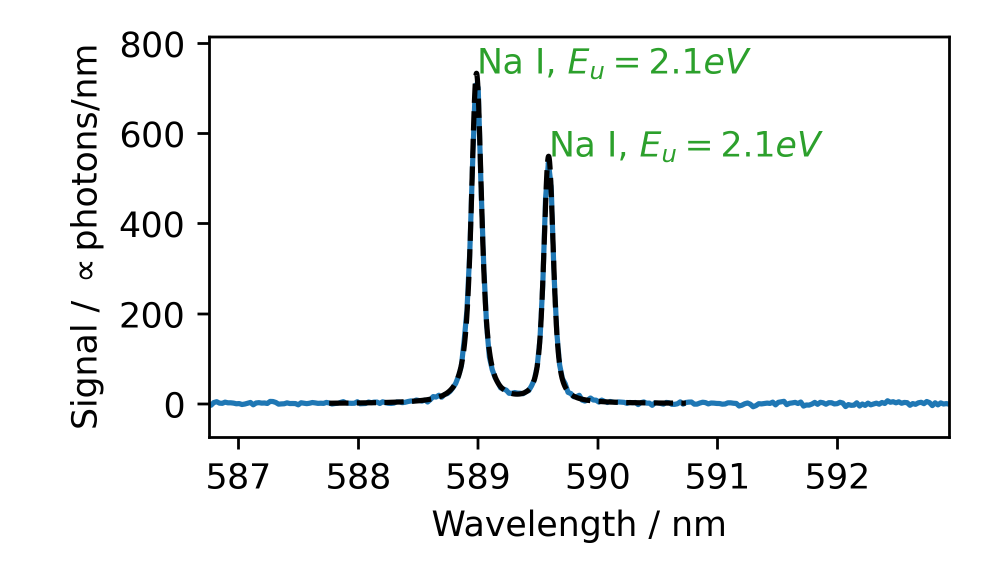
#> input picture data/experimental/hansen_thesis/fig445_NaD_panel.png, 1973 x 1166 px (shown at 1/2 size)
$ python digitize_hansen_naD.py
#> lines starting #> are read from the running program, lines starting #| are printed output that depends on the picture; after the words box and inside, x2 and y2 are one past the last pixel; in counts of white or black regions, pixels touching at a corner belong together
#> (the call stopped at in extract_panel, `doc = fitz.open(PDF)`: fitz is not available in this run)
"""
Extract the measured Na I D-doublet spectrum from Hansen's thesis figure.

Source (in-repo PDF):
    P. B. Hansen, PhD thesis, "Laser-Induced Breakdown Spectroscopy
    Under Martian Conditions", docs/Literature/
    hansen_peder-LIBS_martian_conditions.pdf — Figure 4.4.5 (thesis
    p. 78 / PDF p. 92), bottom-left panel: Na I D2/D1 with Voigt fit.
    Carbonate pellet (CaCO3+MgCO3+MnCO3+Na2CO3, Na 12.68 at%),
    simulated Martian atmosphere (0.7 kPa, mainly CO2; thesis p. 20),
    delay 500 ns, gate (integration) 50 ns, 35 mJ, 30 accumulated
    shots; LTB Aryelle Butterfly echelle + Andor iStar ICCD, 50x50 um2
    entrance slit, FWHM_instr = 0.065 nm at 656.3 nm (Sec. 4.4.2).

Method (programmatic WebPlotDigitizer equivalent):
    The panel is embedded in the PDF as a 1973x1166 PNG (xref 1806).
    Axes spines are located as the longest black pixel runs; tick marks
    just outside the spines are calibrated against the printed labels
    (x: 587..592 nm, y: 0..800). Per pixel column the curve's vertical
    stroke span is the union of data-curve pixels (matplotlib C0 blue)
    and the overlaid dashed Voigt-fit pixels (black, in-axes); the
    dashed fit coincides with the data to within the line width where
    it occludes it. The path estimate is the span midpoint, corrected
    to stroke-top/bottom minus half a line width around the two apexes
    and the inter-peak valley, where flank stroke bleed-in biases a
    midpoint. Axis-calibration linearity residual < 0.002 nm.

Outputs:
    data/experimental/hansen_thesis/sodium_d_lines_hansen_500ns.csv
    data/experimental/hansen_thesis/fig445_NaD_panel.png  (source panel)
    examples/output/hansen_na_500ns/digitization_qc.png   (QC overlay)

Run:  python examples/digitize_hansen_naD.py
"""
from __future__ import annotations

from pathlib import Path

import matplotlib

matplotlib.use("Agg")
import matplotlib.image as mpimg
import matplotlib.pyplot as plt
import numpy as np

REPO = Path(__file__).resolve().parents[1]
PDF = REPO / "docs" / "Literature" / "hansen_peder-LIBS_martian_conditions.pdf"
PANEL_XREF = 1806  # bottom-left panel image of Fig. 4.4.5 (PDF p. 92)
DATA_DIR = REPO / "data" / "experimental" / "hansen_thesis"
PANEL_PNG = DATA_DIR / "fig445_NaD_panel.png"
OUT_CSV = DATA_DIR / "sodium_d_lines_hansen_500ns.csv"
QC_PNG = (
    REPO / "examples" / "output" / "hansen_na_500ns" / "digitization_qc.png"
)

X_TICK_NM = np.array([587.0, 588.0, 589.0, 590.0, 591.0, 592.0])
Y_TICK_SIG = np.array([800.0, 600.0, 400.0, 200.0, 0.0])  # top -> bottom
C0_BLUE = np.array([0x1F, 0x77, 0xB4]) / 255.0  # matplotlib default C0
MARGIN = 6  # px kept clear of the spines (spine stroke + antialiasing)


def extract_panel() -> None:
    import fitz  # PyMuPDF

    doc = fitz.open(PDF)
    info = doc.extract_image(PANEL_XREF)
    PANEL_PNG.parent.mkdir(parents=True, exist_ok=True)
    PANEL_PNG.write_bytes(info["image"])
    print(f"extracted panel: {PANEL_PNG} ({info['width']}x{info['height']})")


def longest_run(mask_1d: np.ndarray) -> int:
    best = cur = 0
    for v in mask_1d:
        cur = cur + 1 if v else 0
        best = max(best, cur)
    return best


def cluster_centers(indices: np.ndarray) -> list[float]:
    out: list[float] = []
    start = prev = None
    for i in indices:
        if prev is None or i - prev > 3:
            if start is not None:
                out.append((start + prev) / 2.0)
            start = i
        prev = i
    if start is not None:
        out.append((start + prev) / 2.0)
    return out


def digitize() -> None:
    img = mpimg.imread(PANEL_PNG)
#> img is the input picture: shape (1166, 1973, 3) float32; mean R, G, B 0.95, 0.956, 0.955
    if img.shape[2] == 4:  # composite any alpha over white
        alpha = img[:, :, 3:4]
        img = img[:, :, :3] * alpha + (1 - alpha)
    height, width, _ = img.shape
#> height = 1166; width = 1973

    red, green, blue_ch = img[:, :, 0], img[:, :, 1], img[:, :, 2]
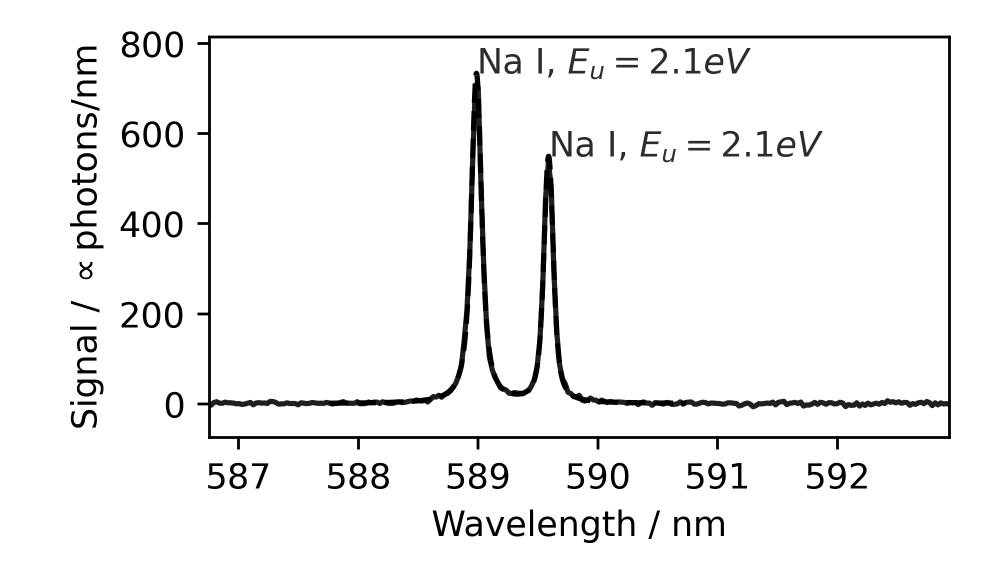
#> red: shape (1166, 1973) float32 (shown at 1/2 size); min 0, max 1, mean 0.95
    black = (red < 0.35) & (green < 0.35) & (blue_ch < 0.35)
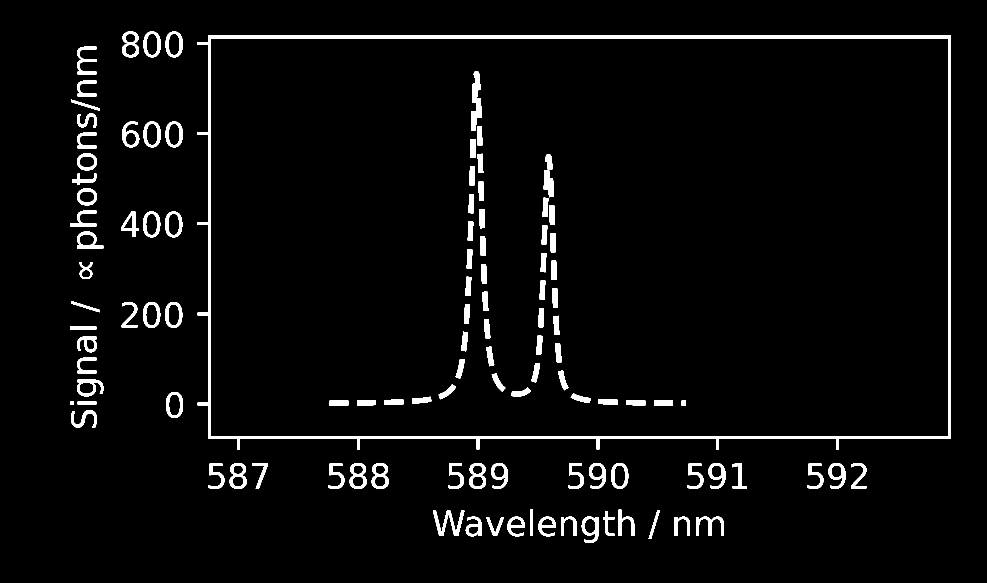
#> black: shape (1166, 1973) bool (shown at 1/2 size); 3.8% white; 111 white regions, largest, box (x1, y1, x2, y2) and area: (395, 71, 1902, 899) 28758, (942, 142, 963, 261) 1504, (866, 1021, 929, 1072) 1170

    col_runs = np.array([longest_run(black[:, x]) for x in range(width)])
    row_runs = np.array([longest_run(black[y, :]) for y in range(height)])
    left, right = np.where(col_runs > 0.55 * height)[0][[0, -1]]
    top, bottom = np.where(row_runs > 0.55 * width)[0][[0, -1]]

    xt = cluster_centers(np.where(black[bottom + 8, left:right + 1])[0] + left)
#> the loop in cluster_centers, `for i in indices:` made 36 passes
#> i on passes 1 to 12: 474, 475, 476, 477, 478, 479, 714, 715, 716, 717, 718, 719
    yt = cluster_centers(np.where(black[top:bottom + 1, left - 8])[0] + top)
#> the loop in cluster_centers (call 2), `for i in indices:` made 30 passes
#> i on passes 1 to 12: 84, 85, 86, 87, 88, 89, 264, 265, 266, 267, 268, 269
    if len(xt) != len(X_TICK_NM) or len(yt) != len(Y_TICK_SIG):
        raise RuntimeError(
            f"tick detection failed: {len(xt)} x ticks, {len(yt)} y ticks"
        )
    cal_x = np.polyfit(xt, X_TICK_NM, 1)
    cal_y = np.polyfit(yt, Y_TICK_SIG, 1)
    res_x = float(np.max(np.abs(np.polyval(cal_x, xt) - X_TICK_NM)))
    print(f"axis calibration residual: {res_x * 1e3:.1f} pm (x)")
#| axis calibration residual: 1.3 pm (x)

    is_blue = (
        np.sqrt(((img - C0_BLUE.reshape(1, 1, 3)) ** 2).sum(axis=2)) < 0.30
    )
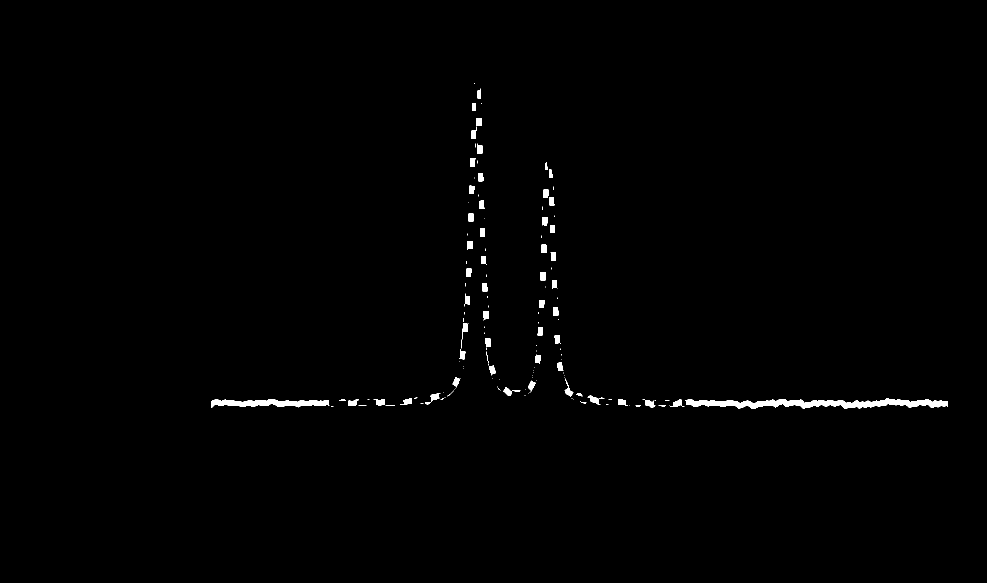
#> is_blue: shape (1166, 1973) bool (shown at 1/2 size); 0.74% white; 139 white regions (80 under 20 px), largest, box (x1, y1, x2, y2) and area: (1370, 797, 1896, 818) 5825, (422, 798, 659, 815) 2482, (850, 786, 881, 809) 226
    inner = np.zeros_like(is_blue)
    inner[top + MARGIN:bottom - MARGIN + 1, left + MARGIN:right - MARGIN + 1] = True
    is_blue &= inner
    black_in = black & inner
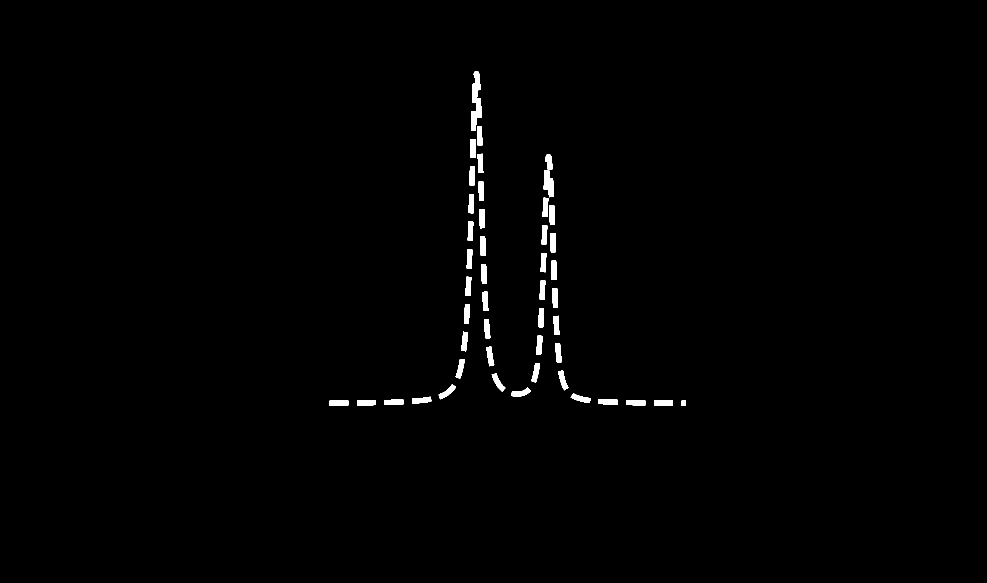
#> black_in: shape (1166, 1973) bool (shown at 1/2 size); 0.86% white; 47 white regions, largest, box (x1, y1, x2, y2) and area: (942, 142, 963, 261) 1504, (1087, 340, 1108, 395) 762, (1252, 800, 1291, 811) 414
    union = is_blue | black_in
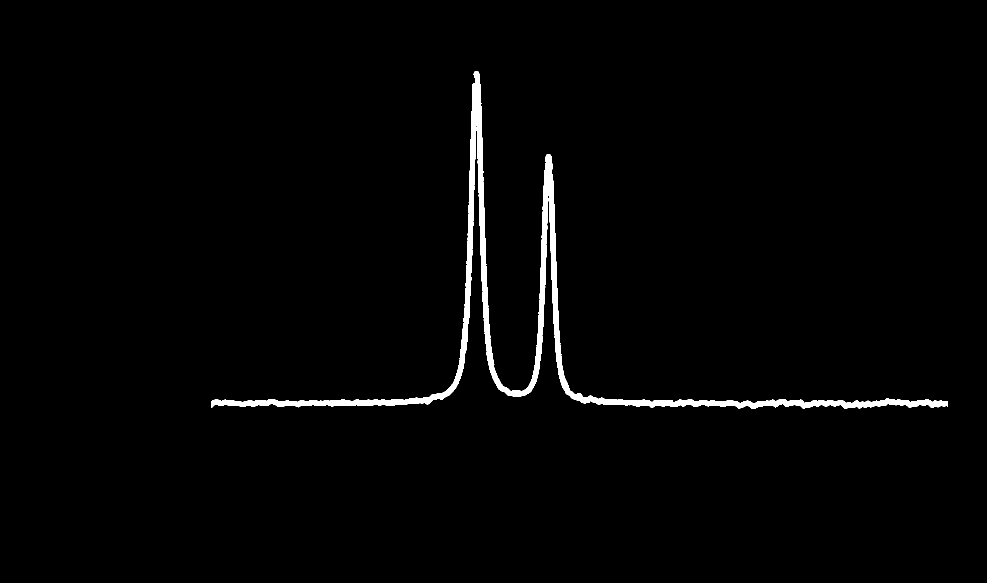
#> union: shape (1166, 1973) bool (shown at 1/2 size); 1.6% white; 1 white region, box (x1, y1, x2, y2) and area: (422, 142, 1896, 818) 36726

    cols = np.arange(left + MARGIN, right - MARGIN + 1)
    y_mid = np.full(cols.shape, np.nan)
    y_top = np.full(cols.shape, np.nan)
    y_bot = np.full(cols.shape, np.nan)
    overlay_used = np.zeros(cols.shape, dtype=bool)
    for k, x in enumerate(cols):
        rows = np.where(union[:, x])[0]
        if rows.size:
            y_top[k], y_bot[k] = rows.min(), rows.max()
            y_mid[k] = 0.5 * (rows[0] + rows[-1])
            overlay_used[k] = bool(black_in[:, x].any())

    ok = ~np.isnan(y_mid)
    wl_all = np.polyval(cal_x, cols)
    base_cols = ok & (wl_all > 587.0) & (wl_all < 588.0)
    stroke_w = float(np.median((y_bot - y_top)[base_cols]))
    half_w = stroke_w / 2.0
    print(f"stroke width on baseline: {stroke_w:.1f} px")
#| stroke width on baseline: 9.0 px

    # midpoint is biased at extrema by flank stroke bleed-in; use the
    # stroke envelope there instead (path = top + w/2 at maxima, etc.)
    def col_index(nm: float) -> int:
        return int(np.argmin(np.abs(wl_all - nm)))

    half_cols = 15  # ~60 pm neighborhood
    for apex_nm in (588.995, 589.592):
        i0 = col_index(apex_nm)
        seg = slice(i0 - half_cols, i0 + half_cols + 1)
        fix = y_top[seg] + half_w
        y_mid[seg] = np.where(np.isnan(fix), y_mid[seg],
                              np.minimum(y_mid[seg], fix))
    valley = slice(col_index(589.10), col_index(589.45) + 1)
    fix = y_bot[valley] - half_w
    y_mid[valley] = np.where(np.isnan(fix), y_mid[valley],
                             np.maximum(y_mid[valley], fix))

    y_filled = np.interp(cols.astype(float), cols[ok].astype(float), y_mid[ok])
    first, last = np.where(ok)[0][[0, -1]]
    keep = slice(first, last + 1)
    wl_nm = wl_all[keep]
    sig = np.polyval(cal_y, y_filled[keep])
    flag = overlay_used[keep]

    i2 = np.argmax(np.where(np.abs(wl_nm - 588.995) < 0.25, sig, -np.inf))
    i1 = np.argmax(np.where(np.abs(wl_nm - 589.592) < 0.25, sig, -np.inf))
    print(f"D2 peak {sig[i2]:.1f} at {wl_nm[i2]:.3f} nm; "
          f"D1 peak {sig[i1]:.1f} at {wl_nm[i1]:.3f} nm; "
          f"ratio {sig[i2] / sig[i1]:.3f}")
#| D2 peak 733.2 at 588.976 nm; D1 peak 549.1 at 589.577 nm; ratio 1.335

    header = f"""\
# Experimental LIBS spectrum: Na I D doublet (D2 588.995 nm, D1 589.592 nm)
# Source: P. B. Hansen, PhD thesis "Laser-Induced Breakdown Spectroscopy
#   Under Martian Conditions" (docs/Literature/hansen_peder-LIBS_martian_conditions.pdf),
#   Figure 4.4.5 (thesis p. 78 / PDF p. 92), bottom-left panel.
# Sample: pressed pellet of mixed carbonates CaCO3+MgCO3+MnCO3+Na2CO3
#   (Na 12.68 at%), in experimentally simulated Martian atmosphere
#   (0.7 kPa, mainly CO2; thesis p. 20).
# Acquisition: delay time 500 ns, integration (gate) time 50 ns, 35 mJ
#   on sample, 10 Hz, 30 accumulated shots; LTB Aryelle Butterfly
#   echelle + Andor iStar ICCD; entrance slit 50x50 um2; intensity-
#   calibrated (signal prop. photons/nm); FWHM_instr = 0.065 nm at
#   656.3 nm (thesis Sec. 4.4.2).
# Plasma parameters measured in the same work at 500 ns delay:
#   n_e = 7e22 m^-3 (H-alpha Stark broadening, thesis Fig. 4.4.4)
#   T = (12822 +/- 292) K (multi-element Saha-Boltzmann, Fig. 4.4.6a)
#   plasma extent ~4 mm total (thesis Sec. 4.4.3).
# Extraction: see examples/digitize_hansen_naD.py (method in its
#   docstring). {int(np.sum(flag))} of {wl_nm.size} columns had the dashed
#   Voigt-fit overlay contributing to the stroke span (flag column).
#   {wl_nm.size} points, {wl_nm[0]:.3f}-{wl_nm[-1]:.3f} nm, ~{np.mean(np.diff(wl_nm)) * 1e3:.1f} pm/point.
# columns: wavelength_nm,intensity,fit_overlay_contributed
"""
    with open(OUT_CSV, "w", encoding="utf-8", newline="\n") as f:
        f.write(header)
        for w, s, o in zip(wl_nm, sig, flag):
            f.write(f"{w:.5f},{s:.3f},{int(o)}\n")
#> this loop made 1474 passes
#> (w, s) on passes 1 to 3: (586.8, -1.11), (586.8, -0.554), (586.8, 0.000369)
    print(f"wrote {OUT_CSV} ({wl_nm.size} points)")
#| wrote data/experimental/hansen_thesis/sodium_d_lines_hansen_500ns.csv (1474 points)

    QC_PNG.parent.mkdir(parents=True, exist_ok=True)
    fig, axes = plt.subplots(1, 2, figsize=(14, 5))
    axes[0].imshow(img)
    axes[0].plot(cols[keep], y_filled[keep], "r-", lw=0.7)
    axes[0].set_title("digitized trace (red) over source panel")
    axes[0].set_axis_off()
    axes[1].imshow(img)
    axes[1].plot(cols[keep], y_filled[keep], "r-", lw=0.9)
    axes[1].set_xlim(880, 1160)
    axes[1].set_ylim(500, 60)
    axes[1].set_title("peak region")
    axes[1].set_axis_off()
    fig.suptitle("QC: Hansen Fig. 4.4.5 Na D panel digitization")
    fig.savefig(QC_PNG, dpi=130, bbox_inches="tight")
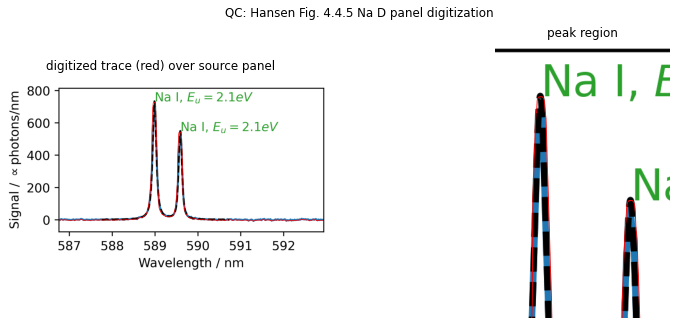
#> figure drawn by matplotlib, 2 panels
    plt.close(fig)
    print(f"wrote {QC_PNG}")


if __name__ == "__main__":
    extract_panel()
    digitize()
